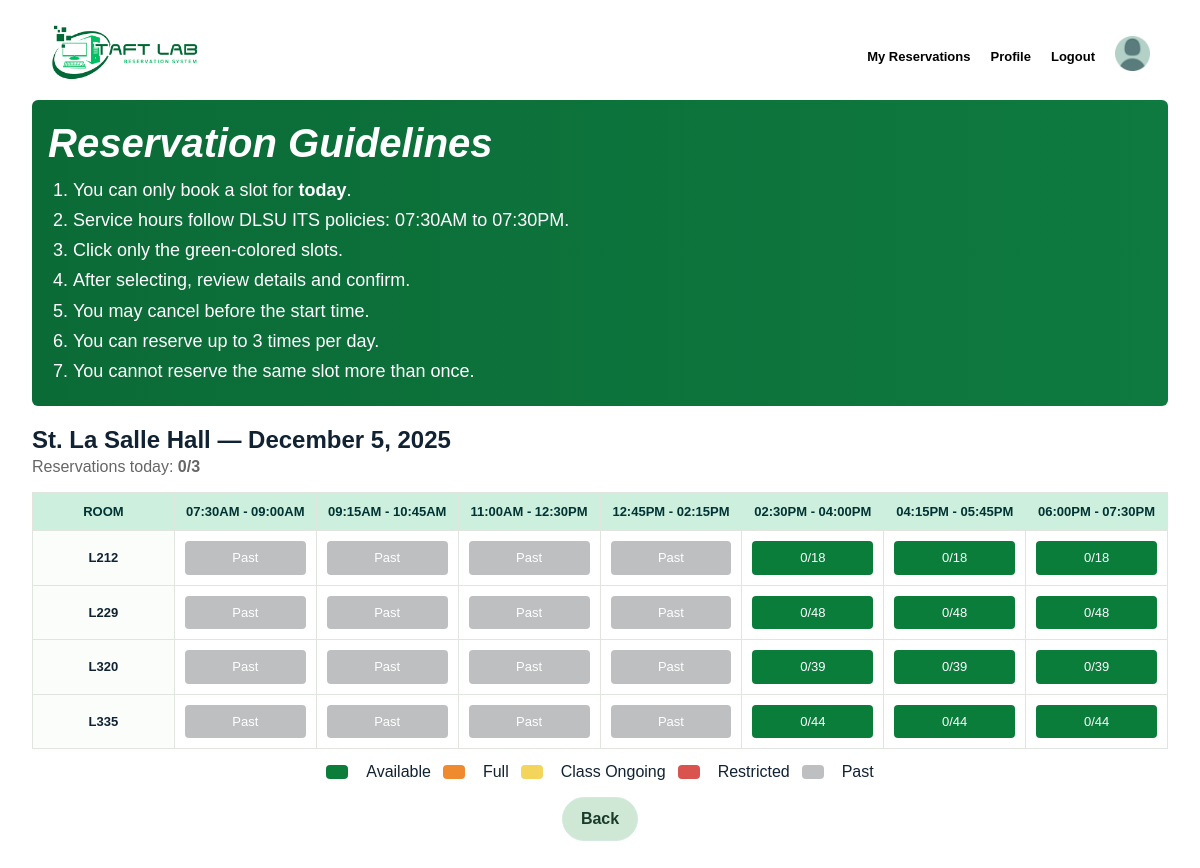
The page /Webpages/rsv-page.php?redirect_building=102 (signed in) on the database its author committed.
### tables this page shows
CREATE TABLE building(
    building_id INT AUTO_INCREMENT PRIMARY KEY,
    building_code VARCHAR(10) NOT NULL,
    building_name VARCHAR(45) NOT NULL
);

CREATE TABLE laboratory(
    lab_id INT AUTO_INCREMENT PRIMARY KEY,
    building_id INT NOT NULL,
    room_code VARCHAR(10) NOT NULL,
    capacity INT NOT NULL, 
    status ENUM('Active', 'Maintenance', 'Closed') NOT NULL DEFAULT 'Active',
    FOREIGN KEY (building_id) REFERENCES building(building_id) ON DELETE RESTRICT ON UPDATE CASCADE,
    UNIQUE(building_id, room_code)
);

### Webpages/rsv-page.php (the view, shortened to what this page needs)
<?php
include "db.php";
$building_id = 1;
if (isset($_POST['building_id'])) {
    $building_id = intval($_POST['building_id']);
} else if (isset($_GET['redirect_building'])) {
    $building_id = intval($_GET['redirect_building']);
}
$sql_building = "
    SELECT building_code, building_name
    FROM building
    WHERE building_id = ?
    LIMIT 1
";
$stmt_building = $conn->prepare($sql_building);
$stmt_building->bind_param("i", $building_id);
$stmt_building->execute();
$result_building = $stmt_building->get_result();
$building = ($result_building && $result_building->num_rows > 0)
            ? $result_building->fetch_assoc()
            : null;
$slots = [
    "07:30AM - 09:00AM" => ["07:30:00", "09:00:00"],
    "09:15AM - 10:45AM" => ["09:15:00", "10:45:00"],
    "11:00AM - 12:30PM" => ["11:00:00", "12:30:00"],
    "12:45PM - 02:15PM" => ["12:45:00", "14:15:00"],
    "02:30PM - 04:00PM" => ["14:30:00", "16:00:00"],
    "04:15PM - 05:45PM" => ["16:15:00", "17:45:00"],
    "06:00PM - 07:30PM" => ["18:00:00", "19:30:00"]
];
$today_date = date('Y-m-d');
$php_weekday = date('D');
$weekday_map = ['Mon'=>'Mon','Tue'=>'Tue','Wed'=>'Wed','Thu'=>'Thu','Fri'=>'Fri','Sat'=>'Sat','Sun'=>'Sun'];
$weekday = $weekday_map[$php_weekday] ?? $php_weekday;
$sql_labs = "
    SELECT lab_id, room_code, capacity, status
    FROM laboratory
    WHERE building_id = ?
    ORDER BY room_code ASC
";
$stmt_labs = $conn->prepare($sql_labs);
$stmt_labs->bind_param("i", $building_id);
$stmt_labs->execute();
$result_labs = $stmt_labs->get_result();
$labs = ($result_labs) ? $result_labs->fetch_all(MYSQLI_ASSOC) : [];
function getReservationCount($conn, $lab_id, $date, $start, $end) {
    $sql = "
        SELECT COUNT(*) AS c
        FROM reservation
        WHERE lab_id = ?
        AND date_reserved = ?
        AND reserve_startTime = ?
        AND reserve_endTime = ?
        AND status IN ('Active', 'Completed')
    ";
    $stmt = $conn->prepare($sql);
    $stmt->bind_param("isss", $lab_id, $date, $start, $end);
    $stmt->execute();
    $res = $stmt->get_result();
    return ($res ? intval($res->fetch_assoc()['c']) : 0);
}
function hasUserReservedSlot($conn, $user_id, $lab_id, $date, $start, $end) {
    $sql = "
        SELECT reservation_id
        FROM reservation
        WHERE user_id = ?
        AND lab_id = ?
        AND date_reserved = ?
        AND reserve_startTime = ?
        AND reserve_endTime = ?
        AND status = 'Active'
        LIMIT 1
    ";
    $stmt = $conn->prepare($sql);
    $stmt->bind_param("iisss", $user_id, $lab_id, $date, $start, $end);
    $stmt->execute();
    $res = $stmt->get_result();
    return ($res && $res->num_rows > 0);
}
function getUserReservationCountForDay($conn, $user_id, $date) {
    $sql = "
        SELECT COUNT(*) AS c
        FROM reservation
        WHERE user_id = ?
        AND date_reserved = ?
        AND status = 'Active'
    ";
    $stmt = $conn->prepare($sql);
    $stmt->bind_param("is", $user_id, $date);
    $stmt->execute();
    $res = $stmt->get_result();
    return ($res ? intval($res->fetch_assoc()['c']) : 0);
}
function hasClassConflict($conn, $lab_id, $weekday, $start, $end) {
    $sql = "
        SELECT cs.class_schedule_id
        FROM class_schedule cs
        JOIN existing_class ec ON cs.class_id = ec.class_id
        WHERE ec.lab_id = ?
        AND cs.class_day = ?
        AND NOT (cs.end_time <= ? OR cs.start_time >= ?)
        LIMIT 1
    ";
    $stmt = $conn->prepare($sql);
    $stmt->bind_param("isss", $lab_id, $weekday, $start, $end);
    $stmt->execute();
    $res = $stmt->get_result();
    return ($res && $res->num_rows > 0);
}
function hasRestriction($conn, $lab_id, $date, $start, $end) {
    $sql = "
        SELECT restricted_slot_id
        FROM restricted_slots
        WHERE lab_id = ?
        AND restricted_date = ?
        AND NOT (end_time <= ? OR start_time >= ?)
        LIMIT 1
    ";
    $stmt = $conn->prepare($sql);
    $stmt->bind_param("isss", $lab_id, $date, $start, $end);
    $stmt->execute();
    $res = $stmt->get_result();
    return ($res && $res->num_rows > 0);
}
function timeToDateTime($date, $timeStr){
    return new DateTime($date.' '.$timeStr);
}
$user_id = $_SESSION['user_id'];
$userDayReservations = getUserReservationCountForDay($conn, $user_id, $today_date);
?>
<!DOCTYPE html>
<html lang="en">
<head>
    <link rel="stylesheet" href="reservation.css">
</head>
<body>
<header>
    <div class="logo">
        <img src="images/taftlab-logo.png" alt="TaftLab Logo"/>
    </div>
    <div class="header-right">
      <nav>
        <ul>
          <li><a href="rsv-history.php">My Reservations</a></li>
          <li><a href="#">Profile</a></li>
          <li><a href="logout.php">Logout</a></li>
        </ul>
      </nav>
      <div class="profile-icon">
        <img src="images/profile-icon.png" alt="Profile Icon"/>
      </div>
    </div>
</header>
<main class="container">
    <section class="guidelines">
        <h2>Reservation Guidelines</h2>
        <ol>
            <li>You can only book a slot for <strong>today</strong>.</li>
            <li>Service hours follow DLSU ITS policies: 07:30AM to 07:30PM.</li>
            <li>Click only the green-colored slots.</li>
            <li>After selecting, review details and confirm.</li>
            <li>You may cancel before the start time.</li>
            <li>You can reserve up to 3 times per day.</li>
            <li>You cannot reserve the same slot more than once.</li>
        </ol>
    </section>
    <section class="timetable">
        <h2><?= htmlspecialchars($building['building_name']) ?> — <?= date('F j, Y') ?></h2>
        <p style="color: #666; margin-bottom: 10px;">Reservations today: <strong><?= $userDayReservations ?>/3</strong></p>
        <div class="table-wrap">
            <table class="rsv-table" id="rsvTable">
                <thead>
                    <tr>
                        <th class="mint-header">ROOM</th>
                        <?php foreach($slots as $label => $times): ?>
                            <th class="mint-header"><?= htmlspecialchars($label) ?></th>
                        <?php endforeach; ?>
                    </tr>
                </thead>
                <tbody>
                <?php foreach ($labs as $lab): ?>
                    <tr>
                        <td class="roomcol"><?= htmlspecialchars($lab['room_code']); ?></td>
                        <?php foreach ($slots as $label => $times):
                            $sstart = $times[0];
                            $send   = $times[1];
                            $slotEndDT = timeToDateTime($today_date,$send);
                            $now = new DateTime();
                            $cellClass = '';
                            $cellText  = '';
                            $isUserReserved = hasUserReservedSlot($conn, $user_id, $lab['lab_id'], $today_date, $sstart, $send);
                            if ($now > $slotEndDT) {
                                $cellClass = 'past';
                                $cellText = 'Past';
                            }
                            else if ($isUserReserved && $now <= $slotEndDT) {
                                $cellClass = 'user-reserved';
                                $cellText = 'Your Slot';
                            }
                            else if (hasRestriction($conn, $lab['lab_id'], $today_date, $sstart, $send)) {
                                $cellClass = 'restricted';
                                $cellText = 'Restricted';
                            }
                            else if (hasClassConflict($conn, $lab['lab_id'], $weekday, $sstart, $send)) {
                                $cellClass = 'class';
                                $cellText = 'Class Ongoing';
                            }
                            else {
                                $count = getReservationCount($conn, $lab['lab_id'], $today_date, $sstart, $send);
                                $capacity = intval($lab['capacity']);
                                if ($count >= $capacity) {
                                    $cellClass = 'full';
                                    $cellText = "$count/$capacity";
                                } else {
                                    $cellClass = 'available';
                                    $cellText = "$count/$capacity";
                                }
                            }
                            $data_attrs = sprintf(
                                'data-labid="%d" data-room="%s" data-start="%s" data-end="%s" data-date="%s" data-count="%d" data-cap="%d" data-userreserved="%s"',
                                $lab['lab_id'],
                                htmlspecialchars($lab['room_code']),
                                $sstart,
                                $send,
                                $today_date,
                                $count ?? 0,
                                $capacity ?? intval($lab['capacity']),
                                $isUserReserved ? 'true' : 'false'
                            );
                        ?>
                        <td class="cell <?= $cellClass ?>" <?= $data_attrs ?>>
                            <div class="cell-inner"><?= htmlspecialchars($cellText) ?></div>
                        </td>
                        <?php endforeach; ?>
                    </tr>
                <?php endforeach; ?>
                </tbody>
            </table>
        </div>
        <div class="legend">
            <span class="legend-box available"></span> Available
            <span class="legend-box full"></span> Full
            <span class="legend-box class"></span> Class Ongoing
            <span class="legend-box restricted"></span> Restricted
            <span class="legend-box past"></span> Past
        </div>
        <div class="backwrap">
            <a href="homepage.php" class="btn back">Back</a>
        </div>
    </section>
</main>
</body>
</html>

### Webpages/reservation.css (style rules this page uses)
body { background-color: #ffffff; }
* { box-sizing:border-box; margin:0; padding:0; font-family: 'Poppins', sans-serif; }
body { background:#ffffff; color:#123; line-height:1.35; padding:20px }
.container { padding:8px 12px }
.guidelines { background:linear-gradient(90deg,#0b6b37,#0e7a3f); color:#fff; padding:16px; border-radius:6px; margin-bottom:18px; }
.guidelines h2 { font-size:40px; font-style: italic; font-weight: 800; margin-bottom:8px; }
.guidelines ol { margin-left:25px; }
.guidelines li { margin:6px 0; font-size:18px; }
.table-wrap { overflow-x:auto; margin-top:14px }
.rsv-table { width:100%; border-collapse:collapse; table-layout:fixed }
.rsv-table th,.rsv-table td { border:1px solid #e0e5df; padding:10px; text-align:center; vertical-align:middle; font-size:13px }
.rsv-table thead th.mint-header { background:#cdefdd; color:#033; font-weight:700 }
.rsv-table thead th { position:sticky; top:0; z-index:2 }
.roomcol { text-align:left;padding-left:12px;font-weight:700;background:#fafdfa }
.cell { cursor:pointer; transition:all .12s ease }
.cell .cell-inner { padding:8px; border-radius:4px }
.cell.available .cell-inner { background:#0b7d3b; color:#fff }
.cell.past .cell-inner { background:#bdbfc1; color:#fff }
.legend { display: flex; justify-content: center; align-items: center; margin-top: 12px; gap: 12px; flex-wrap: wrap; }
.legend { margin-top:12px; display:flex; gap:12px; align-items:center; flex-wrap:wrap }
.legend-box { display:inline-block; width:22px; height:14px; border-radius:4px; margin-right:6px; vertical-align:-2px }
.legend-box.available { background:#0b7d3b }
.legend-box.full { background:#f08a2f }
.legend-box.class { background:#f3d55b }
.legend-box.restricted { background:#d9534f }
.legend-box.past { background:#bdbfc1 }
.backwrap { margin-top:14px; text-align:center }
.btn { display:inline-block; padding:10px 18px; border-radius:24px; background:#e9f2ec; border:1px solid #d4eadf; color:#1a3b2a; text-decoration:none; font-weight:600 }
.btn.back { background:#cfe8d6 }
header { font-family: 'Helvetica Neue', Arial, sans-serif; display: flex; justify-content: space-between; align-items: center; padding: 3px 30px; background-color: #fff; }
.header-right { display: flex; align-items: center; gap: 20px; }
.logo img { height: 60px; }
.profile-icon img { height: 35px; margin: 0px; }
nav ul { list-style: none; display: flex; gap: 20px; margin: 0; padding: 0; }
nav ul li a { text-decoration: none; color: black; font-size: 13px; font-weight: 550; transition: color 0.3s ease; }

### rows shown on the page
building: building_name "St. La Salle Hall"
laboratory: room_code "L212", cellText "Past", cellText "0/18"
laboratory: room_code "L229", cellText "Past", cellText "0/48"
laboratory: room_code "L320", cellText "Past", cellText "0/39"
laboratory: room_code "L335", cellText "Past", cellText "0/44"

### other values the page prints
$userDayReservations "0"
$label "07:30AM - 09:00AM"
$label "09:15AM - 10:45AM"
$label "11:00AM - 12:30PM"
$label "12:45PM - 02:15PM"
$label "02:30PM - 04:00PM"
$label "04:15PM - 05:45PM"
$label "06:00PM - 07:30PM"
